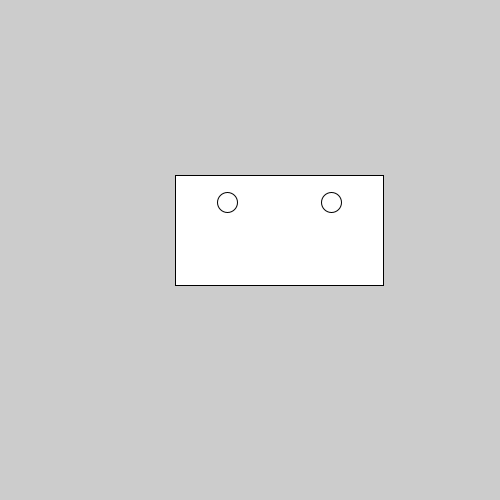
Frame 1 (no input)
Frame 60 (the mouse pressed at the canvas centre just before this capture): identical to frame 1, image omitted
Frame 120 (the mouse held since frame 60 and released just before this capture): identical to frame 1, image omitted

The Processing sketch that drew this single still picture (run headless with seeded random() and noise(); from frame 60 on, the mouse is pressed at the canvas centre):

// Processing sketch: RobotHead
// ── RobotHead.pde
void setup(){
  size(500, 500);
}

void draw(){
   int x = 175;
   int y = 175;
   int w = 208;
   int h = 110;
   outline(x, y, w, h);
   eyes(x, y, w, h);
   mouth(x, y, w, h);
}

void mouth(int x, int y, int w, int h){
    
}

void eyes(int x, int y, int w, int h){
   int eyeDiam = w / 10;
   int leftEyeX = x + w / 4;
   int rightEyeX = x + w * 3 / 4;
   int eyeY = y + h / 4;
   circle(leftEyeX, eyeY, eyeDiam);
   circle(rightEyeX, eyeY, eyeDiam);
}

void outline(int x, int y, int w, int h){
   rect(x, y, w, h); 
}
